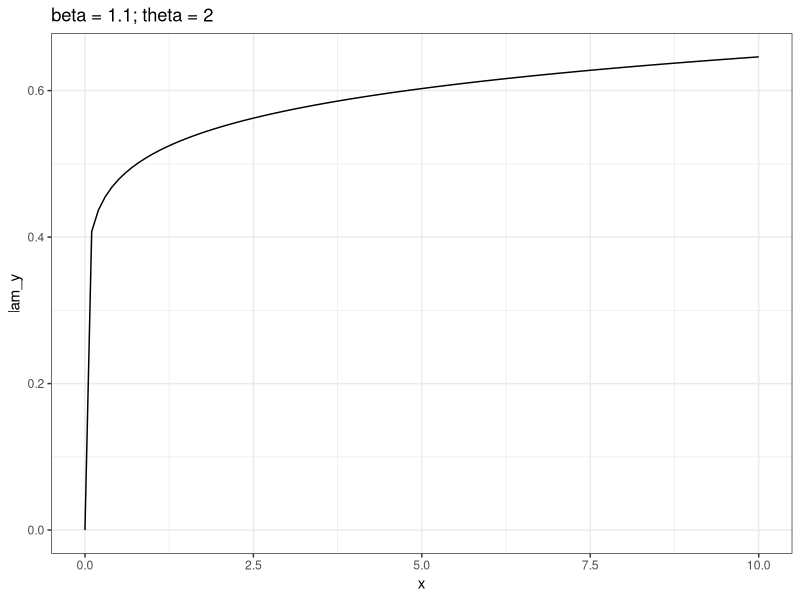
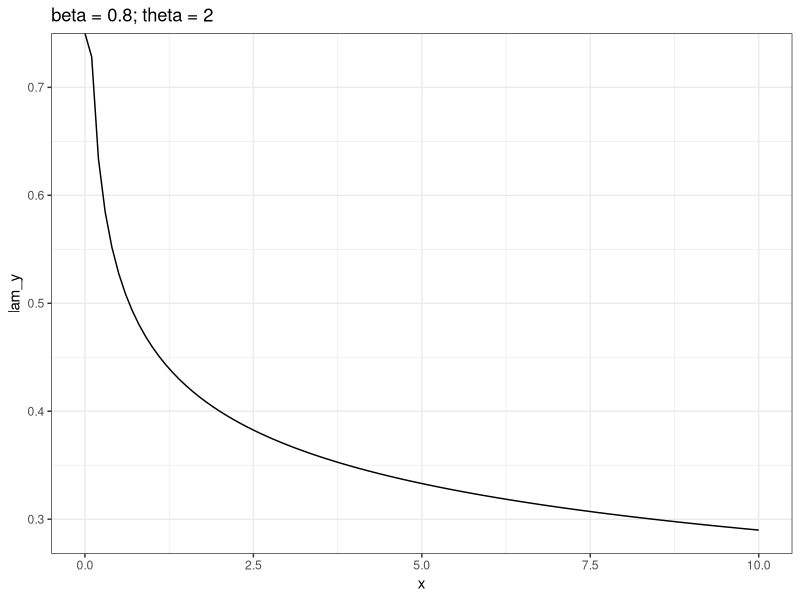

The R source for these figures, in order: (Note: this script raises an error after producing the figures.)
## ---- chunk 1
knitr::opts_chunk$set(echo = FALSE, fig.pos = 'H', 
                      fig.height = 3.5, fig.align = 'center')
## ---- chunk 2
library(ggplot2)
lambda = function(beta, theta, t) return(beta/theta^beta*t^(beta-1))

plot_plp = function(beta, theta){
  x = seq(0, 10, 0.1)
  lam_y = lambda(beta, theta, x)
  dat = data.frame(lam_y, x)
  p = ggplot(dat, aes(x, lam_y)) + 
    geom_line() + theme_bw() + 
    ggtitle(paste0("beta = ", beta, "; theta = ", theta))
  return(p)
}

plot_plp(1.1, 2)
## ---- chunk 3
plot_plp(0.8, 2)
## ---- chunk 4
knitr::include_graphics("figs/PLP_NHPP_intensity.pdf")
## ---- chunk 5
knitr::include_graphics("figs/PLP_jump_point_intensity.pdf")
